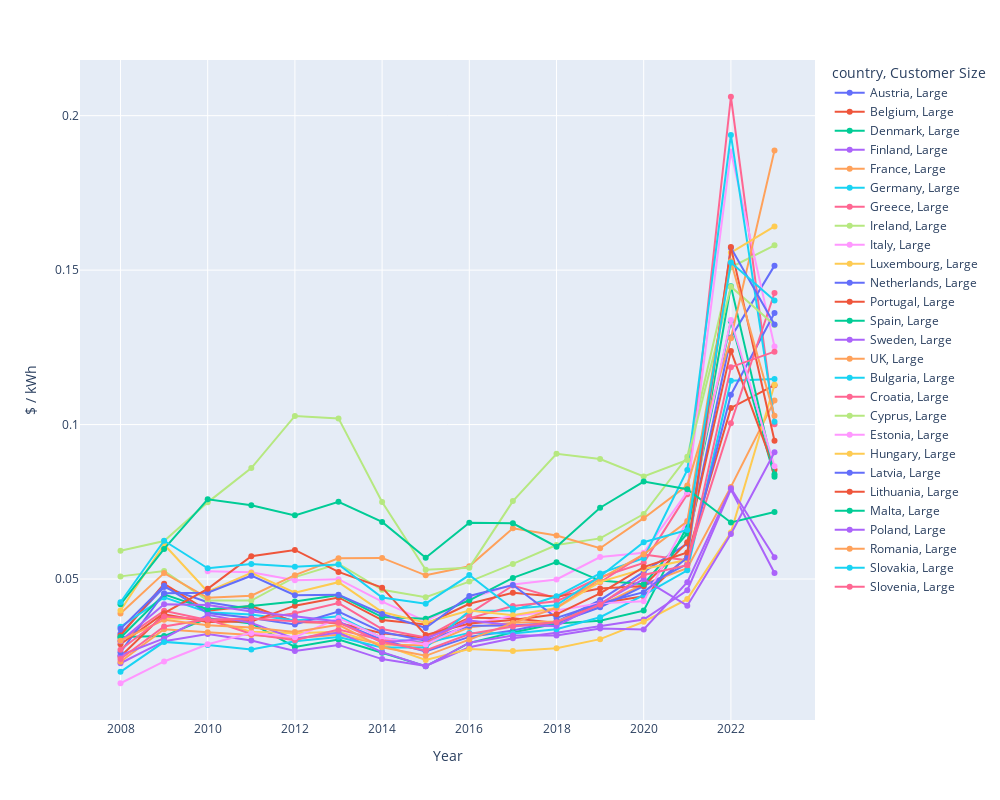

Source (notebook cell):
### Code cell
#extract summary sheet
sheet_name = 'Annual excl tax'
anchor_text = 'Source' #last row before table
anchor_col_iloc = 0 #integer

df = sheets[sheet_name].copy()
prices_df = get_data_from_sheet_df(df, anchor_text, anchor_col_iloc)
prices_df = melt_price_df(prices_df)
prices_df = manual_field_removal(prices_df, removal_col='country', identifier_string=' ')
prices_df = add_currency_value(prices_df, exchange_df, currency_country='USA', converted_name='usd_per_kwh')

#export data
print(f"- exporting price data")
did_export = export_electricity_raw_dataset(prices_df,  export_dir, source_dirname='oecd', printer=print)
print(f"- successfully exported price data")


#explore data
customer_sizes = ['Large']
filtered_df = prices_df[prices_df['Customer Size'].isin(customer_sizes)]
fig = px.line(
    filtered_df, 
    x="Year", y="usd_per_kwh", 
    color='country',
    line_dash='Customer Size',
    labels= {
        'usd_per_kwh' : '$ / kWh'
    },
    markers=True,
    height=800, width=1000,
)
fig.update_traces(marker=dict(size=6, symbol='circle'))
display(fig)

### Figure 1 — Plotly figure (JSON) as saved in the notebook; plotly's stock layout.template omitted (floating-point values rounded to 4 significant figures)
{"data": [{"hovertemplate": "country=Austria<br>Customer Size=Large<br>Year=%{x}<br>$ / kWh=%{y}<extra></extra>", "legendgroup": "Austria, Large", "line": {"color": "#636efa", "dash": "solid"}, "marker": {"size": 6, "symbol": "circle"}, "mode": "lines+markers", "name": "Austria, Large", "orientation": "v", "showlegend": true, "type": "scatter", "x": [2008, 2009, 2010, 2011, 2012, 2013, 2014, 2015, 2016, 2017, 2018, 2019, 2020, 2021, 2022, 2023], "xaxis": "x", "y": [0.03234, 0.04739, 0.04247, 0.04033, 0.03636, 0.03609, 0.03026, 0.02658, 0.03126, 0.03334, 0.03622, 0.04318, 0.05234, 0.06148, 0.1282, 0.1515], "yaxis": "y"}, {"hovertemplate": "country=Belgium<br>Customer Size=Large<br>Year=%{x}<br>$ / kWh=%{y}<extra></extra>", "legendgroup": "Belgium, Large", "line": {"color": "#EF553B", "dash": "solid"}, "marker": {"size": 6, "symbol": "circle"}, "mode": "lines+markers", "name": "Belgium, Large", "orientation": "v", "showlegend": true, "type": "scatter", "x": [2008, 2009, 2010, 2011, 2012, 2013, 2014, 2015, 2016, 2017, 2018, 2019, 2020, 2021, 2022, 2023], "xaxis": "x", "y": [0.03171, 0.04847, 0.03973, 0.04128, 0.03612, 0.03579, 0.03242, 0.03097, 0.0375, 0.03726, 0.03573, 0.04215, 0.04439, 0.0574, 0.1054, 0.1127], "yaxis": "y"}, {"hovertemplate": "country=Denmark<br>Customer Size=Large<br>Year=%{x}<br>$ / kWh=%{y}<extra></extra>", "legendgroup": "Denmark, Large", "line": {"color": "#00cc96", "dash": "solid"}, "marker": {"size": 6, "symbol": "circle"}, "mode": "lines+markers", "name": "Denmark, Large", "orientation": "v", "showlegend": true, "type": "scatter", "x": [2008, 2009, 2010, 2011, 2012, 2013, 2014, 2015, 2016, 2017, 2018, 2019, 2020, 2021, 2022, 2023], "xaxis": "x", "y": [0.03122, 0.03153, 0.03729, 0.03562, 0.028, 0.03038, 0.02616, 0.02175, 0.02932, 0.03272, 0.0356, 0.03647, 0.03977, 0.06715, 0.1334, 0.08312], "yaxis": "y"}, {"hovertemplate": "country=Finland<br>Customer Size=Large<br>Year=%{x}<br>$ / kWh=%{y}<extra></extra>", "legendgroup": "Finland, Large", "line": {"color": "#ab63fa", "dash": "solid"}, "marker": {"size": 6, "symbol": "circle"}, "mode": "lines+markers", "name": "Finland, Large", "orientation": "v", "showlegend": true, "type": "scatter", "x": [2008, 2009, 2010, 2011, 2012, 2013, 2014, 2015, 2016, 2017, 2018, 2019, 2020, 2021, 2022, 2023], "xaxis": "x", "y": [0.02274, 0.02988, 0.03224, 0.0301, 0.02668, 0.02867, 0.02408, 0.02186, 0.02792, 0.03081, 0.03261, 0.03483, 0.03686, 0.04637, 0.079, 0.05194], "yaxis": "y"}, {"hovertemplate": "country=France<br>Customer Size=Large<br>Year=%{x}<br>$ / kWh=%{y}<extra></extra>", "legendgroup": "France, Large", "line": {"color": "#FFA15A", "dash": "solid"}, "marker": {"size": 6, "symbol": "circle"}, "mode": "lines+markers", "name": "France, Large", "orientation": "v", "showlegend": true, "type": "scatter", "x": [2008, 2009, 2010, 2011, 2012, 2013, 2014, 2015, 2016, 2017, 2018, 2019, 2020, 2021, 2022, 2023], "xaxis": "x", "y": [0.02323, 0.03377, 0.03276, 0.03191, 0.03082, 0.03193, 0.02884, 0.02849, 0.03435, 0.03583, 0.03624, 0.04138, 0.0483, 0.0535, 0.07983, 0.1078], "yaxis": "y"}, {"hovertemplate": "country=Germany<br>Customer Size=Large<br>Year=%{x}<br>$ / kWh=%{y}<extra></extra>", "legendgroup": "Germany, Large", "line": {"color": "#19d3f3", "dash": "solid"}, "marker": {"size": 6, "symbol": "circle"}, "mode": "lines+markers", "name": "Germany, Large", "orientation": "v", "showlegend": true, "type": "scatter", "x": [2008, 2009, 2010, 2011, 2012, 2013, 2014, 2015, 2016, 2017, 2018, 2019, 2020, 2021, 2022, 2023], "xaxis": "x", "y": [0.03454, 0.04405, 0.03928, 0.03852, 0.03661, 0.03797, 0.03094, 0.02928, 0.03256, 0.03238, 0.03373, 0.03764, 0.04481, 0.05282, 0.1142, 0.1147], "yaxis": "y"}, {"hovertemplate": "country=Greece<br>Customer Size=Large<br>Year=%{x}<br>$ / kWh=%{y}<extra></extra>", "legendgroup": "Greece, Large", "line": {"color": "#FF6692", "dash": "solid"}, "marker": {"size": 6, "symbol": "circle"}, "mode": "lines+markers", "name": "Greece, Large", "orientation": "v", "showlegend": true, "type": "scatter", "x": [2008, 2009, 2010, 2011, 2012, 2013, 2014, 2015, 2016, 2017, 2018, 2019, 2020, 2021, 2022, 2023], "xaxis": "x", "y": [0.02999, 0.03971, 0.03673, 0.0367, 0.03893, 0.04223, 0.0338, 0.03108, 0.03883, 0.0479, 0.04379, 0.05058, 0.05524, 0.07748, 0.2061, 0.1001], "yaxis": "y"}, {"hovertemplate": "country=Ireland<br>Customer Size=Large<br>Year=%{x}<br>$ / kWh=%{y}<extra></extra>", "legendgroup": "Ireland, Large", "line": {"color": "#B6E880", "dash": "solid"}, "marker": {"size": 6, "symbol": "circle"}, "mode": "lines+markers", "name": "Ireland, Large", "orientation": "v", "showlegend": true, "type": "scatter", "x": [2008, 2009, 2010, 2011, 2012, 2013, 2014, 2015, 2016, 2017, 2018, 2019, 2020, 2021, 2022, 2023], "xaxis": "x", "y": [0.05086, 0.05256, 0.04307, 0.04304, 0.05062, 0.05495, 0.0465, 0.04409, 0.04917, 0.05489, 0.06099, 0.06315, 0.07105, 0.08956, 0.1509, 0.158], "yaxis": "y"}, {"hovertemplate": "country=Italy<br>Customer Size=Large<br>Year=%{x}<br>$ / kWh=%{y}<extra></extra>", "legendgroup": "Italy, Large", "line": {"color": "#FF97FF", "dash": "solid"}, "marker": {"size": 6, "symbol": "circle"}, "mode": "lines+markers", "name": "Italy, Large", "orientation": "v", "showlegend": true, "type": "scatter", "x": [2008, 2009, 2010, 2011, 2012, 2013, 2014, 2015, 2016, 2017, 2018, 2019, 2020, 2021, 2022, 2023], "xaxis": "x", "y": [null, null, 0.05249, 0.05216, 0.04963, 0.04995, 0.04271, 0.03637, 0.04371, 0.04824, 0.04985, 0.0571, 0.05851, 0.07821, 0.1884, 0.1253], "yaxis": "y"}, {"hovertemplate": "country=Luxembourg<br>Customer Size=Large<br>Year=%{x}<br>$ / kWh=%{y}<extra></extra>", "legendgroup": "Luxembourg, Large", "line": {"color": "#FECB52", "dash": "solid"}, "marker": {"size": 6, "symbol": "circle"}, "mode": "lines+markers", "name": "Luxembourg, Large", "orientation": "v", "showlegend": true, "type": "scatter", "x": [2008, 2009, 2010, 2011, 2012, 2013, 2014, 2015, 2016, 2017, 2018, 2019, 2020, 2021, 2022, 2023], "xaxis": "x", "y": [null, 0.03733, 0.03689, 0.03297, 0.03247, 0.03296, 0.02873, 0.02379, 0.02731, 0.02672, 0.02763, 0.03053, 0.03618, 0.04349, 0.06505, 0.1129], "yaxis": "y"}, {"hovertemplate": "country=Netherlands<br>Customer Size=Large<br>Year=%{x}<br>$ / kWh=%{y}<extra></extra>", "legendgroup": "Netherlands, Large", "line": {"color": "#636efa", "dash": "solid"}, "marker": {"size": 6, "symbol": "circle"}, "mode": "lines+markers", "name": "Netherlands, Large", "orientation": "v", "showlegend": true, "type": "scatter", "x": [2008, 2009, 2010, 2011, 2012, 2013, 2014, 2015, 2016, 2017, 2018, 2019, 2020, 2021, 2022, 2023], "xaxis": "x", "y": [0.03387, 0.04779, 0.039, 0.03741, 0.03529, 0.03946, 0.03282, 0.03001, 0.03485, 0.03496, 0.03575, 0.04088, 0.04767, 0.05486, 0.1097, 0.1361], "yaxis": "y"}, {"hovertemplate": "country=Portugal<br>Customer Size=Large<br>Year=%{x}<br>$ / kWh=%{y}<extra></extra>", "legendgroup": "Portugal, Large", "line": {"color": "#EF553B", "dash": "solid"}, "marker": {"size": 6, "symbol": "circle"}, "mode": "lines+markers", "name": "Portugal, Large", "orientation": "v", "showlegend": true, "type": "scatter", "x": [2008, 2009, 2010, 2011, 2012, 2013, 2014, 2015, 2016, 2017, 2018, 2019, 2020, 2021, 2022, 2023], "xaxis": "x", "y": [0.02489, 0.03859, 0.03606, 0.03622, 0.04137, 0.04402, 0.03672, 0.0353, 0.04199, 0.04554, 0.04425, 0.04696, 0.04777, 0.06188, 0.1239, 0.08535], "yaxis": "y"}, {"hovertemplate": "country=Spain<br>Customer Size=Large<br>Year=%{x}<br>$ / kWh=%{y}<extra></extra>", "legendgroup": "Spain, Large", "line": {"color": "#00cc96", "dash": "solid"}, "marker": {"size": 6, "symbol": "circle"}, "mode": "lines+markers", "name": "Spain, Large", "orientation": "v", "showlegend": true, "type": "scatter", "x": [2008, 2009, 2010, 2011, 2012, 2013, 2014, 2015, 2016, 2017, 2018, 2019, 2020, 2021, 2022, 2023], "xaxis": "x", "y": [0.03101, 0.04505, 0.04025, 0.04125, 0.0427, 0.04479, 0.03767, 0.03718, 0.04312, 0.05037, 0.05547, 0.0495, 0.0483, 0.06476, 0.1448, 0.08388], "yaxis": "y"}, {"hovertemplate": "country=Sweden<br>Customer Size=Large<br>Year=%{x}<br>$ / kWh=%{y}<extra></extra>", "legendgroup": "Sweden, Large", "line": {"color": "#ab63fa", "dash": "solid"}, "marker": {"size": 6, "symbol": "circle"}, "mode": "lines+markers", "name": "Sweden, Large", "orientation": "v", "showlegend": true, "type": "scatter", "x": [2008, 2009, 2010, 2011, 2012, 2013, 2014, 2015, 2016, 2017, 2018, 2019, 2020, 2021, 2022, 2023], "xaxis": "x", "y": [0.02534, 0.03076, 0.03839, 0.03581, 0.03069, 0.03267, 0.02632, 0.02175, 0.02939, 0.0317, 0.03172, 0.03399, 0.03369, 0.04897, 0.07942, 0.05707], "yaxis": "y"}, {"hovertemplate": "country=UK<br>Customer Size=Large<br>Year=%{x}<br>$ / kWh=%{y}<extra></extra>", "legendgroup": "UK, Large", "line": {"color": "#FFA15A", "dash": "solid"}, "marker": {"size": 6, "symbol": "circle"}, "mode": "lines+markers", "name": "UK, Large", "orientation": "v", "showlegend": true, "type": "scatter", "x": [2008, 2009, 2010, 2011, 2012, 2013, 2014, 2015, 2016, 2017, 2018, 2019, 2020, 2021, 2022, 2023], "xaxis": "x", "y": [0.03882, 0.05191, 0.04393, 0.04461, 0.05125, 0.05669, 0.05683, 0.0512, 0.05411, 0.06646, 0.0641, 0.05996, 0.06969, 0.08031, 0.128, 0.1888], "yaxis": "y"}, {"hovertemplate": "country=Bulgaria<br>Customer Size=Large<br>Year=%{x}<br>$ / kWh=%{y}<extra></extra>", "legendgroup": "Bulgaria, Large", "line": {"color": "#19d3f3", "dash": "solid"}, "marker": {"size": 6, "symbol": "circle"}, "mode": "lines+markers", "name": "Bulgaria, Large", "orientation": "v", "showlegend": true, "type": "scatter", "x": [2008, 2009, 2010, 2011, 2012, 2013, 2014, 2015, 2016, 2017, 2018, 2019, 2020, 2021, 2022, 2023], "xaxis": "x", "y": [0.01995, 0.02965, 0.02867, 0.0272, 0.02983, 0.03126, 0.02782, 0.02787, 0.03965, 0.03985, 0.0444, 0.05182, 0.05675, 0.08528, 0.1938, 0.1009], "yaxis": "y"}, {"hovertemplate": "country=Croatia<br>Customer Size=Large<br>Year=%{x}<br>$ / kWh=%{y}<extra></extra>", "legendgroup": "Croatia, Large", "line": {"color": "#FF6692", "dash": "solid"}, "marker": {"size": 6, "symbol": "circle"}, "mode": "lines+markers", "name": "Croatia, Large", "orientation": "v", "showlegend": true, "type": "scatter", "x": [2008, 2009, 2010, 2011, 2012, 2013, 2014, 2015, 2016, 2017, 2018, 2019, 2020, 2021, 2022, 2023], "xaxis": "x", "y": [0.02412, 0.03465, 0.03694, 0.03218, 0.03016, 0.03362, 0.03022, 0.02931, 0.03726, 0.04129, 0.04281, 0.04896, 0.05796, 0.05606, 0.1004, 0.1426], "yaxis": "y"}, {"hovertemplate": "country=Cyprus<br>Customer Size=Large<br>Year=%{x}<br>$ / kWh=%{y}<extra></extra>", "legendgroup": "Cyprus, Large", "line": {"color": "#B6E880", "dash": "solid"}, "marker": {"size": 6, "symbol": "circle"}, "mode": "lines+markers", "name": "Cyprus, Large", "orientation": "v", "showlegend": true, "type": "scatter", "x": [2008, 2009, 2010, 2011, 2012, 2013, 2014, 2015, 2016, 2017, 2018, 2019, 2020, 2021, 2022, 2023], "xaxis": "x", "y": [0.05917, 0.0623, 0.07481, 0.08591, 0.1028, 0.102, 0.07495, 0.05303, 0.05367, 0.07523, 0.09054, 0.08887, 0.08318, 0.08852, 0.1447, 0.1322], "yaxis": "y"}, {"hovertemplate": "country=Estonia<br>Customer Size=Large<br>Year=%{x}<br>$ / kWh=%{y}<extra></extra>", "legendgroup": "Estonia, Large", "line": {"color": "#FF97FF", "dash": "solid"}, "marker": {"size": 6, "symbol": "circle"}, "mode": "lines+markers", "name": "Estonia, Large", "orientation": "v", "showlegend": true, "type": "scatter", "x": [2008, 2009, 2010, 2011, 2012, 2013, 2014, 2015, 2016, 2017, 2018, 2019, 2020, 2021, 2022, 2023], "xaxis": "x", "y": [0.01626, 0.02331, 0.02887, 0.03256, 0.03119, 0.03737, 0.031, 0.02877, 0.03545, 0.038, 0.0398, 0.04215, 0.04283, 0.06887, 0.1339, 0.08651], "yaxis": "y"}, {"hovertemplate": "country=Hungary<br>Customer Size=Large<br>Year=%{x}<br>$ / kWh=%{y}<extra></extra>", "legendgroup": "Hungary, Large", "line": {"color": "#FECB52", "dash": "solid"}, "marker": {"size": 6, "symbol": "circle"}, "mode": "lines+markers", "name": "Hungary, Large", "orientation": "v", "showlegend": true, "type": "scatter", "x": [2008, 2009, 2010, 2011, 2012, 2013, 2014, 2015, 2016, 2017, 2018, 2019, 2020, 2021, 2022, 2023], "xaxis": "x", "y": [0.03981, 0.06119, 0.04588, 0.052, 0.04556, 0.04897, 0.0393, 0.03589, 0.03977, 0.0383, 0.04063, 0.0491, 0.05322, 0.05621, 0.1557, 0.1641], "yaxis": "y"}, {"hovertemplate": "country=Latvia<br>Customer Size=Large<br>Year=%{x}<br>$ / kWh=%{y}<extra></extra>", "legendgroup": "Latvia, Large", "line": {"color": "#636efa", "dash": "solid"}, "marker": {"size": 6, "symbol": "circle"}, "mode": "lines+markers", "name": "Latvia, Large", "orientation": "v", "showlegend": true, "type": "scatter", "x": [2008, 2009, 2010, 2011, 2012, 2013, 2014, 2015, 2016, 2017, 2018, 2019, 2020, 2021, 2022, 2023], "xaxis": "x", "y": [0.02631, 0.04542, 0.04555, 0.05108, 0.04477, 0.04493, 0.03869, 0.03414, 0.04451, 0.04805, 0.03741, 0.04205, 0.04575, 0.0569, 0.1572, 0.1324], "yaxis": "y"}, {"hovertemplate": "country=Lithuania<br>Customer Size=Large<br>Year=%{x}<br>$ / kWh=%{y}<extra></extra>", "legendgroup": "Lithuania, Large", "line": {"color": "#EF553B", "dash": "solid"}, "marker": {"size": 6, "symbol": "circle"}, "mode": "lines+markers", "name": "Lithuania, Large", "orientation": "v", "showlegend": true, "type": "scatter", "x": [2008, 2009, 2010, 2011, 2012, 2013, 2014, 2015, 2016, 2017, 2018, 2019, 2020, 2021, 2022, 2023], "xaxis": "x", "y": [0.02888, 0.03894, 0.04683, 0.0574, 0.0594, 0.0523, 0.0472, 0.03188, 0.03561, 0.03672, 0.03858, 0.04538, 0.05386, 0.0586, 0.1575, 0.09476], "yaxis": "y"}, {"hovertemplate": "country=Malta<br>Customer Size=Large<br>Year=%{x}<br>$ / kWh=%{y}<extra></extra>", "legendgroup": "Malta, Large", "line": {"color": "#00cc96", "dash": "solid"}, "marker": {"size": 6, "symbol": "circle"}, "mode": "lines+markers", "name": "Malta, Large", "orientation": "v", "showlegend": true, "type": "scatter", "x": [2008, 2009, 2010, 2011, 2012, 2013, 2014, 2015, 2016, 2017, 2018, 2019, 2020, 2021, 2022, 2023], "xaxis": "x", "y": [0.04181, 0.05973, 0.07583, 0.0739, 0.07061, 0.07501, 0.06848, 0.05691, 0.06824, 0.06802, 0.06046, 0.07309, 0.08154, 0.07908, 0.06832, 0.0717], "yaxis": "y"}, {"hovertemplate": "country=Poland<br>Customer Size=Large<br>Year=%{x}<br>$ / kWh=%{y}<extra></extra>", "legendgroup": "Poland, Large", "line": {"color": "#ab63fa", "dash": "solid"}, "marker": {"size": 6, "symbol": "circle"}, "mode": "lines+markers", "name": "Poland, Large", "orientation": "v", "showlegend": true, "type": "scatter", "x": [2008, 2009, 2010, 2011, 2012, 2013, 2014, 2015, 2016, 2017, 2018, 2019, 2020, 2021, 2022, 2023], "xaxis": "x", "y": [0.02988, 0.04184, 0.04158, 0.03952, 0.03798, 0.03628, 0.02948, 0.03067, 0.03655, 0.03503, 0.03476, 0.04207, 0.04998, 0.04138, 0.06459, 0.09104], "yaxis": "y"}, {"hovertemplate": "country=Romania<br>Customer Size=Large<br>Year=%{x}<br>$ / kWh=%{y}<extra></extra>", "legendgroup": "Romania, Large", "line": {"color": "#FFA15A", "dash": "solid"}, "marker": {"size": 6, "symbol": "circle"}, "mode": "lines+markers", "name": "Romania, Large", "orientation": "v", "showlegend": true, "type": "scatter", "x": [2008, 2009, 2010, 2011, 2012, 2013, 2014, 2015, 2016, 2017, 2018, 2019, 2020, 2021, 2022, 2023], "xaxis": "x", "y": [0.03003, 0.03679, 0.03504, 0.03432, 0.03282, 0.03517, 0.02791, 0.02514, 0.03039, 0.03579, 0.04066, 0.0501, 0.05802, 0.06867, 0.1529, 0.1029], "yaxis": "y"}, {"hovertemplate": "country=Slovakia<br>Customer Size=Large<br>Year=%{x}<br>$ / kWh=%{y}<extra></extra>", "legendgroup": "Slovakia, Large", "line": {"color": "#19d3f3", "dash": "solid"}, "marker": {"size": 6, "symbol": "circle"}, "mode": "lines+markers", "name": "Slovakia, Large", "orientation": "v", "showlegend": true, "type": "scatter", "x": [2008, 2009, 2010, 2011, 2012, 2013, 2014, 2015, 2016, 2017, 2018, 2019, 2020, 2021, 2022, 2023], "xaxis": "x", "y": [0.04248, 0.06238, 0.05348, 0.05484, 0.05398, 0.05471, 0.04399, 0.04202, 0.05128, 0.04038, 0.04155, 0.05081, 0.06191, 0.06589, 0.1525, 0.1402], "yaxis": "y"}, {"hovertemplate": "country=Slovenia<br>Customer Size=Large<br>Year=%{x}<br>$ / kWh=%{y}<extra></extra>", "legendgroup": "Slovenia, Large", "line": {"color": "#FF6692", "dash": "solid"}, "marker": {"size": 6, "symbol": "circle"}, "mode": "lines+markers", "name": "Slovenia, Large", "orientation": "v", "showlegend": true, "type": "scatter", "x": [2008, 2009, 2010, 2011, 2012, 2013, 2014, 2015, 2016, 2017, 2018, 2019, 2020, 2021, 2022, 2023], "xaxis": "x", "y": [0.02709, 0.03786, 0.03686, 0.03716, 0.03635, 0.03587, 0.02959, 0.02685, 0.0322, 0.03466, 0.03598, 0.04171, 0.0513, 0.05446, 0.1186, 0.1236], "yaxis": "y"}], "layout": {"height": 800, "legend": {"title": {"text": "country, Customer Size"}, "tracegroupgap": 0}, "margin": {"t": 60}, "width": 1000, "xaxis": {"anchor": "y", "autorange": true, "domain": [0, 1], "range": [2007.0, 2024.0], "title": {"text": "Year"}, "type": "linear"}, "yaxis": {"anchor": "x", "autorange": true, "domain": [0, 1], "range": [0.004362, 0.218], "title": {"text": "$ / kWh"}, "type": "linear"}}}
